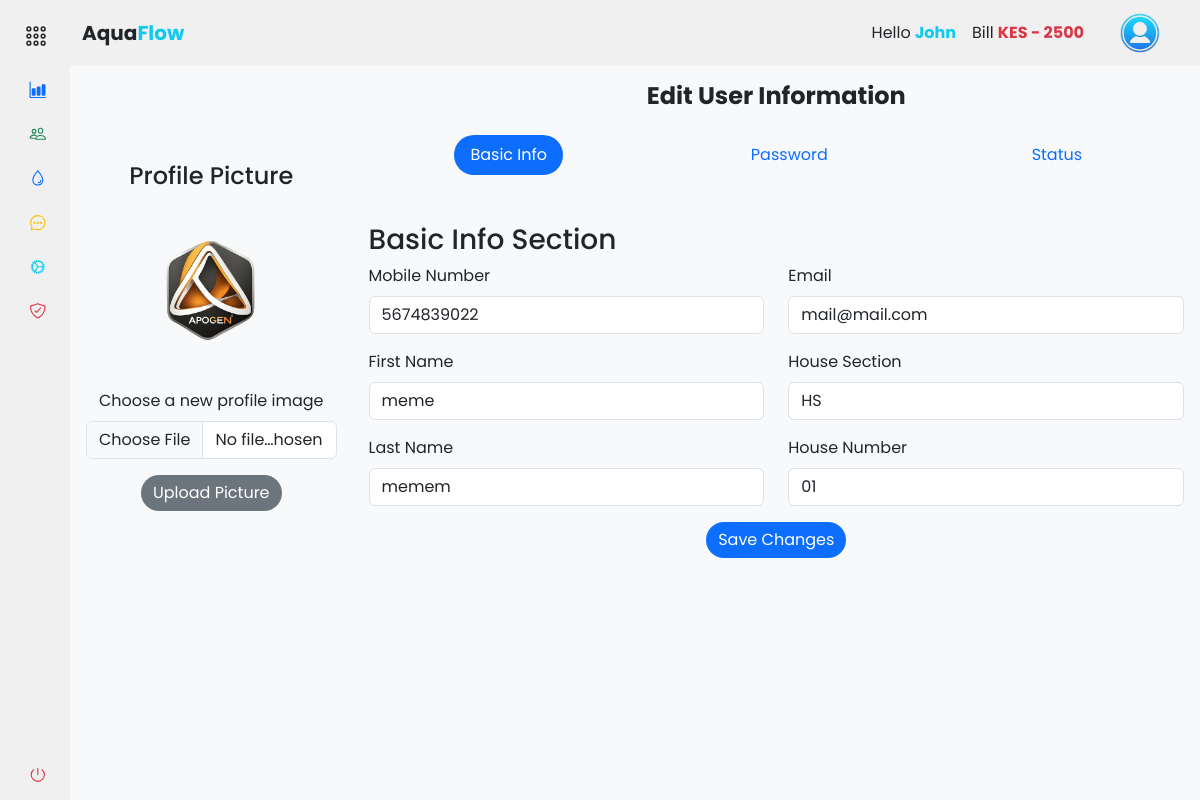
/accounts/people/edit_user/3 (signed in), run on the app's committed database.
### app/backend/models/user.py (models this page shows, shortened)
class User(db.Model, UserMixin):
    id = db.Column(db.Integer, primary_key=True)
    mobile_number = db.Column(db.String(20), unique=True, nullable=False)
    password_hash = db.Column(db.String(128), nullable=False)
    first_name = db.Column(db.String(50))
    last_name = db.Column(db.String(50))
    email = db.Column(db.String(120))
    house_section = db.Column(db.String(50))
    house_number = db.Column(db.String(20))
    profile_image = db.Column(db.String(255))
    is_active = db.Column(db.Boolean, default=True)
    is_admin = db.Column(db.Boolean, default=False)

### app/backend/accounts/people/routes.py (the view)
@people_bp.route('/edit_user/<int:user_id>', methods=['GET', 'POST'])
@login_required
def edit_user(user_id):
    user = User.query.get_or_404(user_id)
    form = EditUserForm(request.form, obj=user)
    if request.method == 'POST' and form.validate():
        if change_password(user, form):
            form.populate_obj(user)
            db.session.commit()
            flash(f'Successfully updated profile for {user.first_name.title()}.', 'success')
            return redirect(url_for('accounts.people.people_list'))
    return render_template('accounts/edit_people.html', user=user, form=form, hide_footer=True)

### app/backend/accounts/people/forms.py
class EditUserForm(FlaskForm):
    first_name = StringField('First Name', validators=[Optional()])
    last_name = StringField('Last Name', validators=[Optional()])
    mobile_number = StringField('Mobile Number', validators=[DataRequired()])
    email = StringField('Email', validators=[Email(), Optional()])
    house_section = StringField('House Section', validators=[Optional()])
    house_number = StringField('House Number', validators=[Optional()])
    profile_image = StringField('Profile Image URL', validators=[Optional()])
    is_active = BooleanField('Active', validators=[Optional()])
    is_admin = BooleanField('Admin', validators=[Optional()])
    current_password = PasswordField('Current Password', validators=[Optional()])
    new_password = PasswordField('New Password', validators=[EqualTo('confirm_new_password', message='Passwords must match'), Optional()])
    confirm_new_password = PasswordField('Confirm New Password', validators=[Optional()])

### app/backend/accounts/accounts_context.py (called while the page is built)
def accounts_context():
    people = 'silas'
    bill = int('2500')
    return {'people': people, 'bill': bill}

def inject_now():
    return {'now': datetime.utcnow() + timedelta(hours=3)}

### app/assets/templates/accounts/edit_people.html (shortened to what this page needs)
{% extends "base.html" %} {% block content %}
<div class="container-fluid">
  <div class="row">
    <div class="col-md-3 mt-5 px-3">
      <div class="text-center mt-5">
        <h4 class="mb-4">Profile Picture</h4>
        <div class="mb-4">
          {% if user.profile_image %}
          <img
            src="{{ user.profile_image }}"
            alt="{{ user.first_name.title() }}'s Profile Image"
            class="rounded-circle img-fluid"
            style="width: 150px; height: 150px; object-fit: cover"
          />
          {% endif %}
        </div>
        <form
          method="POST"
          action="{{ url_for('accounts.people.edit_profile_picture') }}"
          enctype="multipart/form-data"
        >
          <div class="mb-3">
            <label for="profileImage" class="form-label"
              >Choose a new profile image</label
            >
            <input
              type="file"
              class="form-control"
              id="profileImage"
              name="profile_image"
              accept=".jpg, .jpeg, .png"
              required
            />
          </div>
          <button
            type="submit"
            class="btn btn-secondary btn-block rounded-pill"
          >
            Upload Picture
          </button>
        </form>
      </div>
    </div>
    <div class="col-md-9 mt-3 px-3">
      <div for="editUserForm" class="form-label text-center mb-4">
        <h3 class="h4 text-dark fw-bold">Edit User Information</h3>
      </div>
      <form
        method="POST"
        action="{{ url_for('accounts.people.edit_user', user_id=user.id) }}"
      >
        <ul
          class="nav nav-pills justify-content-around border-0 bg-light rounded-pill mb-5"
          id="editUserTabs"
          role="tablist"
        >
          <li class="nav-item" role="presentation">
            <a
              class="nav-link rounded-pill active"
              id="basicInfo-tab"
              data-bs-toggle="tab"
              href="#basicInfo"
              role="tab"
              aria-controls="basicInfo"
              aria-selected="true"
            >
              Basic Info
            </a>
          </li>
          <li class="nav-item" role="presentation">
            <a
              class="nav-link rounded-pill"
              id="password-tab"
              data-bs-toggle="tab"
              href="#password"
              role="tab"
              aria-controls="password"
              aria-selected="false"
            >
              Password
            </a>
          </li>
          {% if current_user.is_admin %}
          <li class="nav-item" role="presentation">
            <a
              class="nav-link rounded-pill"
              id="status-tab"
              data-bs-toggle="tab"
              href="#status"
              role="tab"
              aria-controls="status"
              aria-selected="false"
            >
              Status
            </a>
          </li>
          {% endif %}
        </ul>
        <div class="tab-content" id="editUserTabsContent">
          <div
            class="tab-pane fade show active"
            id="basicInfo"
            role="tabpanel"
            aria-labelledby="basicInfo-tab"
          >
            <h3>Basic Info Section</h3>
            <div class="row">
              <div class="col-md-6">
                <div class="mb-3">
                  <label for="mobileNumber" class="form-label"
                    >Mobile Number</label
                  >
                  <input
                    type="text"
                    class="form-control"
                    id="mobileNumber"
                    name="mobile_number"
                    value="{{ user.mobile_number }}"
                    required
                  />
                </div>
                <div class="mb-3">
                  <label for="firstName" class="form-label">First Name</label>
                  <input
                    type="text"
                    class="form-control"
                    id="firstName"
                    name="first_name"
                    value="{{ user.first_name }}"
                  />
                </div>
                <div class="mb-3">
                  <label for="lastName" class="form-label">Last Name</label>
                  <input
                    type="text"
                    class="form-control"
                    id="lastName"
                    name="last_name"
                    value="{{ user.last_name }}"
                  />
                </div>
              </div>
              <div class="col-md-6">
                <div class="mb-3">
                  <label for="email" class="form-label">Email</label>
                  <input
                    type="email"
                    class="form-control"
                    id="email"
                    name="email"
                    value="{{ user.email }}"
                  />
                </div>
                <div class="mb-3">
                  <label for="houseSection" class="form-label"
                    >House Section</label
                  >
                  <input
                    type="text"
                    class="form-control"
                    id="houseSection"
                    name="house_section"
                    value="{{ user.house_section }}"
                  />
                </div>
                <div class="mb-3">
                  <label for="houseNumber" class="form-label"
                    >House Number</label
                  >
                  <input
                    type="text"
                    class="form-control"
                    id="houseNumber"
                    name="house_number"
                    value="{{ user.house_number }}"
                  />
                </div>
              </div>
            </div>
          </div>
        </div>
        <div class="text-center">
          <button type="submit" class="btn btn-primary btn-block rounded-pill">
            Save Changes
          </button>
        </div>
      </form>
    </div>
  </div>
</div>
{% endblock %}

### app/assets/templates/components/navbar.html (shortened to what this page needs)
{% if not hide_navbar %}
<header id="navbar" class="navbar navbar-expand-lg sticky-sm-top">
  <div class="container-fluid">
    <a
      class="navbar-brand text-dark text-center d-flex align-items-center fw-bold"
      href="#"
    >
      Aqua<span class="text-info">Flow</span>
    </a>
    <div class="collapse navbar-collapse" id="navbarToggler">
      <div class="d-flex align-items-center ms-auto">
         {% if current_user.is_authenticated %}
        <ul class="navbar-nav me-3">
          <li class="nav-item">
            <a class="nav-link text-dark">
              Hello
              <span class="text-info fw-bold"
                >{{ current_user.first_name.title() }}</span
              >
            </a>
          </li>
          <li class="nav-item">
            <a class="nav-link text-dark">
              Bill
              <span
                class="fw-bold {% if bill > 0 %}text-danger{% else %}text-success{% endif %}"
                >KES {% if bill > 0 %}-{% endif %} {{ bill }}</span
              >
            </a>
          </li>
        </ul>
        <div class="btn-group">
          <button
            type="button"
            class="btn navbar-brand rounded-circle border-0"
            data-bs-toggle="dropdown"
            aria-expanded="false"
          >
            <img
              src="{{ url_for('static', filename='images/user.png') }}"
              alt="logo image"
              height="40px"
              width="40px"
            />
          </button>
        </div>
        {% endif %}
      </div>
    </div>
  </div>
</header>
{% endif %}

### app/assets/static/css/styles.css (style rules this page uses)
a { text-decoration: none; }
li { list-style: none; }
button { border: none !important; outline: none; }
body { font-family: "Poppins", sans-serif; }
.navbar, #sidebar { background-color: #f0f0f0; z-index: 1000; }

### data on the page
User: first_name "John"
User: profile_image (picture), mobile_number "5674839022", first_name "meme", last_name "memem", email "mail@mail.com", house_section "HS", house_number "01"

### other printed values
{{ bill }} "2500"
